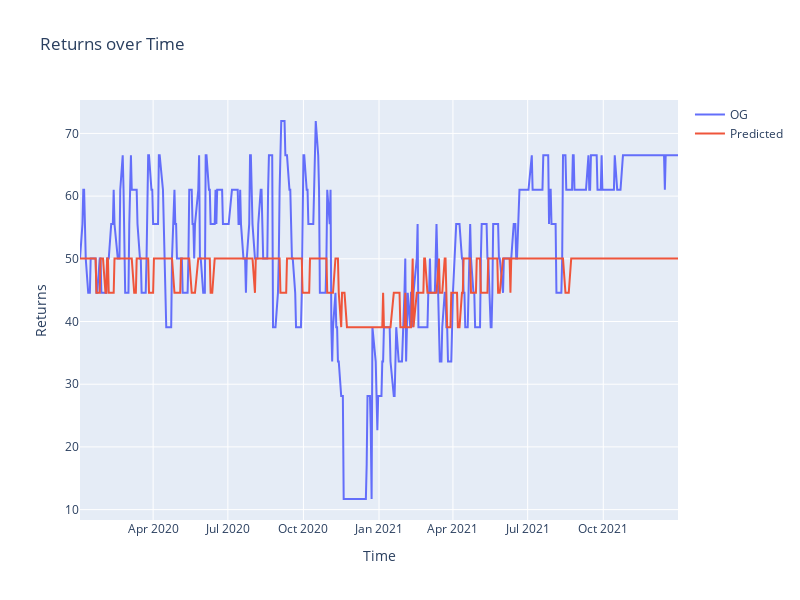

Notebook cell for this chart:
### Code cell
def plot(originals, predictions):
    import plotly.graph_objs as go
    import pandas as pd

    fig = go.Figure()
    df = pd.read_csv('binned_returns.csv')#returns['binned_returns']

    fig.add_trace(go.Scatter(x=df['Date'], y=originals, name='OG'))
    fig.add_trace(go.Scatter(x=df['Date'], y=predictions, name='Predicted'))

    fig.update_layout(title='Returns over Time',
                    xaxis_title='Time',
                    yaxis_title='Returns',
                    width=800,
                    height=600)

    return fig

plot(reverse_transform(originals), reverse_transform(predictions))

### Figure 1 — Plotly figure (JSON) as saved in the notebook; plotly's stock layout.template omitted (floating-point values rounded to 4 significant figures; data arrays with more than 128 entries replaced by an {"elided": "..."} marker saying what was removed)
{"data": [{"name": "OG", "type": "scatter", "x": {"elided": "504 str values"}, "y": {"elided": "2793 float values"}}, {"name": "Predicted", "type": "scatter", "x": {"elided": "504 str values"}, "y": {"elided": "2793 float values"}}], "layout": {"height": 600, "title": {"text": "Returns over Time"}, "width": 800, "xaxis": {"title": {"text": "Time"}}, "yaxis": {"title": {"text": "Returns"}}}}
